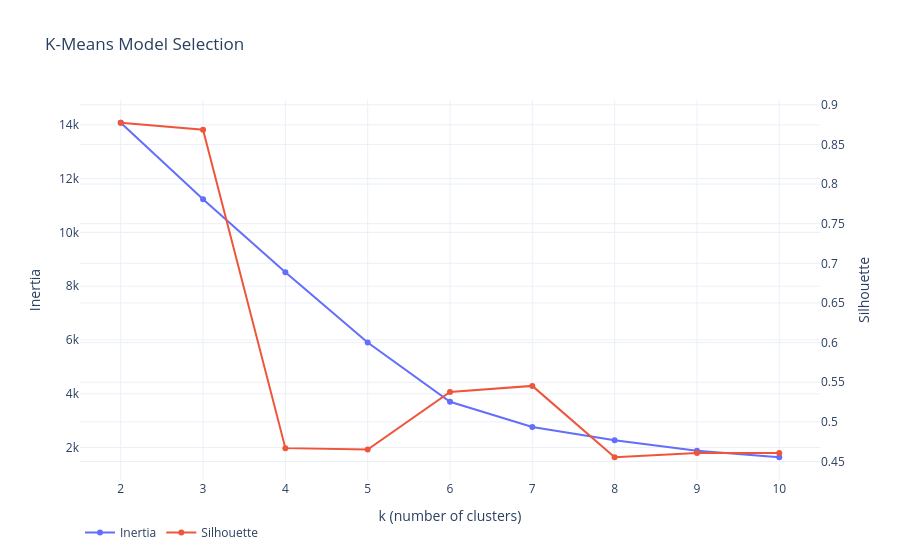

The notebook cell this image was saved under:
### Markdown cell above
## 5.3 K-Means — Optimal k Selection

### Code cell
kmeans_result = kmeans_optimal_k(X)
cluster_gdf["cluster"] = kmeans_result["labels"].astype(int)

k_vals = range(2, 2 + len(kmeans_result["inertias"]))
elbow_fig = plot_elbow(kmeans_result["inertias"], kmeans_result["silhouette_scores"], k_vals)
elbow_fig

### Figure 1 — Plotly figure (JSON) as saved in the notebook; plotly's stock layout.template omitted (floating-point values rounded to 4 significant figures)
{"data": [{"mode": "lines+markers", "name": "Inertia", "type": "scatter", "x": [2, 3, 4, 5, 6, 7, 8, 9, 10], "y": [14080.0, 11240.0, 8519.0, 5907.0, 3702.0, 2767.0, 2269.0, 1882.0, 1639.0], "yaxis": "y"}, {"mode": "lines+markers", "name": "Silhouette", "type": "scatter", "x": [2, 3, 4, 5, 6, 7, 8, 9, 10], "y": [0.8774, 0.8687, 0.4668, 0.465, 0.5376, 0.5454, 0.4553, 0.4607, 0.4606], "yaxis": "y2"}], "layout": {"legend": {"orientation": "h"}, "title": {"text": "K-Means Model Selection"}, "xaxis": {"title": {"text": "k (number of clusters)"}}, "yaxis": {"title": {"text": "Inertia"}}, "yaxis2": {"overlaying": "y", "side": "right", "title": {"text": "Silhouette"}}}}
